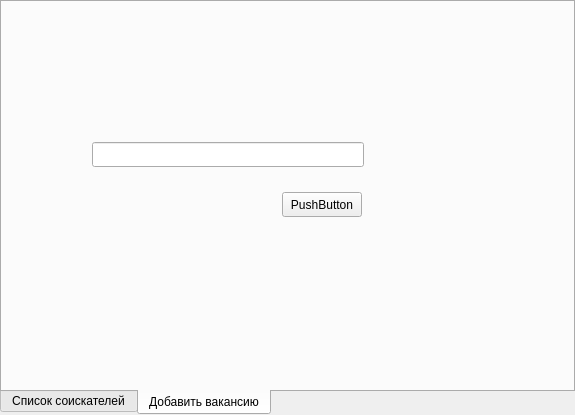
<?xml version="1.0" encoding="UTF-8"?>
<ui version="4.0">
 <class>EmployerWindow</class>
 <widget class="QWidget" name="EmployerWindow">
  <property name="geometry">
   <rect>
    <x>0</x>
    <y>0</y>
    <width>575</width>
    <height>415</height>
   </rect>
  </property>
  <property name="minimumSize">
   <size>
    <width>575</width>
    <height>415</height>
   </size>
  </property>
  <property name="maximumSize">
   <size>
    <width>575</width>
    <height>415</height>
   </size>
  </property>
  <property name="windowTitle">
   <string>Form</string>
  </property>
  <widget class="QTabWidget" name="tabWidget">
   <property name="geometry">
    <rect>
     <x>0</x>
     <y>0</y>
     <width>575</width>
     <height>415</height>
    </rect>
   </property>
   <property name="minimumSize">
    <size>
     <width>575</width>
     <height>415</height>
    </size>
   </property>
   <property name="maximumSize">
    <size>
     <width>575</width>
     <height>415</height>
    </size>
   </property>
   <property name="tabPosition">
    <enum>QTabWidget::TabPosition::South</enum>
   </property>
   <property name="currentIndex">
    <number>1</number>
   </property>
   <widget class="QWidget" name="tab">
    <attribute name="title">
     <string>Список соискателей</string>
    </attribute>
    <layout class="QGridLayout" name="gridLayout">
     <item row="2" column="0">
      <widget class="QTableWidget" name="employertableWidget"/>
     </item>
     <item row="3" column="0">
      <widget class="QPushButton" name="moveToActsButton">
       <property name="text">
        <string>Отправить на верификацию</string>
       </property>
      </widget>
     </item>
    </layout>
   </widget>
   <widget class="QWidget" name="tab_2">
    <attribute name="title">
     <string>Добавить вакансию</string>
    </attribute>
    <widget class="QLineEdit" name="lineEdit">
     <property name="geometry">
      <rect>
       <x>90</x>
       <y>140</y>
       <width>272</width>
       <height>25</height>
      </rect>
     </property>
    </widget>
    <widget class="QPushButton" name="addVacancyButton">
     <property name="geometry">
      <rect>
       <x>280</x>
       <y>190</y>
       <width>80</width>
       <height>25</height>
      </rect>
     </property>
     <property name="text">
      <string>PushButton</string>
     </property>
    </widget>
   </widget>
  </widget>
 </widget>
 <resources/>
 <connections/>
</ui>
